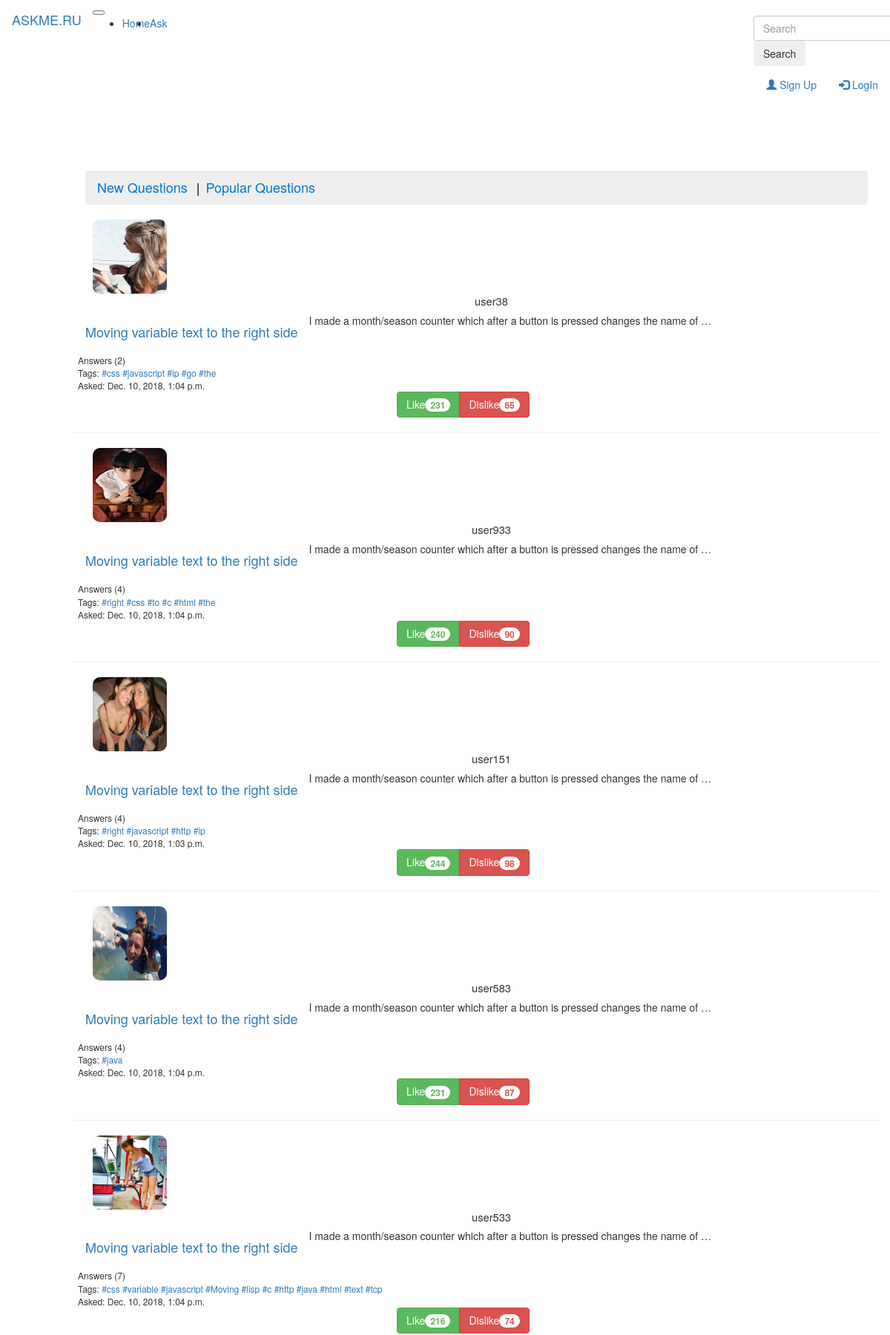
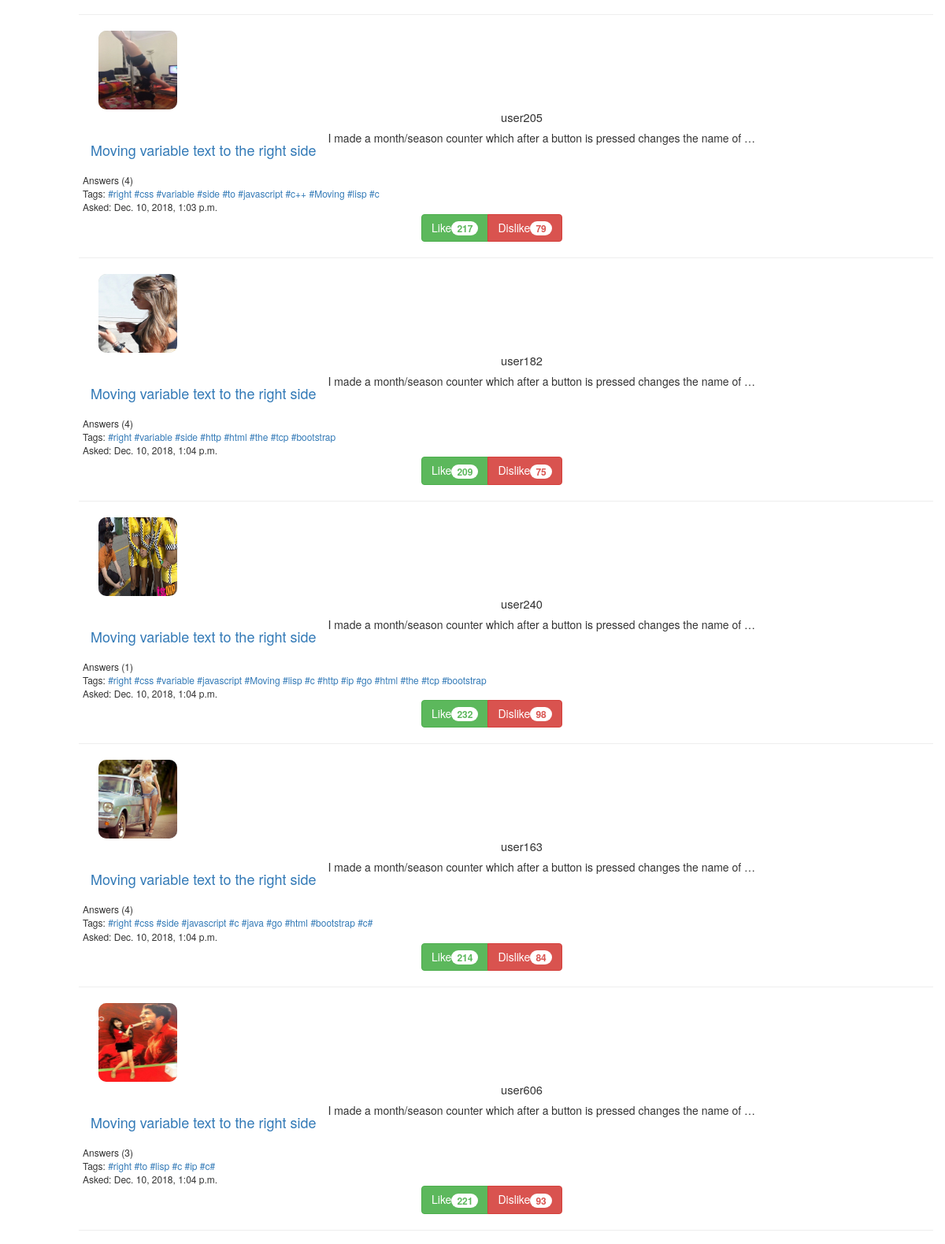
Screenshot of /by_rating/ (upper part) with the database file from the repository (2 pictures, top to bottom).
### blog/models.py (models this page shows, shortened)
class Question(models.Model):
    author = models.ForeignKey('MyUser', on_delete=models.CASCADE, verbose_name = 'author of question')
    title = models.CharField(max_length=200, verbose_name = 'title of question')
    text = models.TextField(verbose_name = 'text of question')
    tags = models.ManyToManyField('Tag', verbose_name = 'tags of question')
    count_of_answers = models.IntegerField(default=0, verbose_name = 'count of answers')
    objects = question_manager()
    rating = models.IntegerField(default=0,verbose_name='rating of question')
    dislikes = models.IntegerField(default=0,verbose_name='dislike')
    likes = models.IntegerField(default=0,verbose_name='like')
    created_date = models.DateTimeField(default=timezone.now)
    published_date = models.DateTimeField(blank=True, null=True, verbose_name='published date of question')

class MyUser(User):
    rating = models.IntegerField(default=0, verbose_name='rating')
    objects = myuser_manager()
    avatar = models.ImageField(upload_to='', blank = True, verbose_name='avatar')

class Tag(models.Model):
    tag_name = models.CharField(max_length=20, unique = True, verbose_name = 'name of tag')
    post_count = models.IntegerField(default=0, verbose_name = 'count of posts')
    objects = tag_manager()
    def __str__(self):
        return '#' + self.tag_name

### blog/views.py (the view)
# urls.py: path('by_rating/', views.order_questions_by_rating, name='order_questions_by_rating'),
def order_questions_by_rating(request):
    users, tags = get_users_tags(10, 10)
    questions = pagination(Question.objects.get_q_ordered_by('-rating'), request)
    return render(request, 'blog/home.html', {'questions': questions , 'users' : users, 'tags' : tags})

### blog/handler.py (called while the page is built)
def pagination(question_list, request):
    paginator = Paginator(question_list, 10)
    page = request.GET.get('page')
    return paginator.get_page(page)

def get_users_tags(users_count, tags_count):
    users = MyUser.objects.get_n_top_users(users_count)
    tags = Tag.objects.get_n_top_tags(tags_count)
    return users, tags

### blog/models.py (called while the page is built)
    def get_n_top_users(self,user_count):
        return self.order_by('-rating')[:user_count]

    def get_q_ordered_by(self, order_by=None):
        if order_by is None:
            raise TypeError('Bad \'order_by\' argument!!!')
        else:
            order_by = order_by or ('-published_time', '-rating', '-count_of_answer')
            return self.order_by(order_by)

    def get_n_top_tags(self,tag_count):
        return self.order_by('-post_count')[:tag_count]

### blog/templates/blog/home.html (shortened to what this page needs)
{% extends "blog/wrapper.html" %}
{% block headcontent %}
  {% load staticfiles %}
  <link rel="stylesheet" type="text/css" href="{% static 'blog/css/objects.css' %}">
  {% load bootstrap_pagination %}
{% endblock%}
{% block navbar %}
    <header>
      <nav class="navbar navbar-expand-md navbar-dark fixed-top bg-dark">
        <a class="navbar-brand" href="{% url 'home' %}">ASKME.RU</a>
        <button class="navbar-toggler" type="button" data-toggle="collapse" data-target="#navbarCollapse" aria-controls="navbarCollapse" aria-expanded="false" aria-label="Toggle navigation">
        </button>
        <div class="collapse navbar-collapse" id="navbarCollapse">
          <ul class="navbar-nav mr-auto">
            <li class="nav-item active">
              <a class="nav-link" href="{% url 'home' %}">Home<span class="sr-only">(current)</span></a>
            </li>
            <li class="nav-item active">
              <a class="nav-link" href="{% url 'ask' %}">Ask<span class="sr-only">(current)</span></a>
            </li>
          </ul>
          <div class="searching">
          <form class="form-inline mt-2 mt-0">
            <input class="form-control mr-sm-2" placeholder="Search" aria-label="Search" type="text">
            <button class="btn btn-outline-success my-2 my-sm-0" type="submit">Search</button>
          </form>
          </div>
           <ul class="nav navbar-nav navbar-right">
            <li><a class="nav-link" href="{% url 'SignUp'%}"><span class="glyphicon glyphicon-user"></span> Sign Up</a></li>
            <li><a class="nav-link" href="{% url 'LogIn' %}"><span class="glyphicon glyphicon-log-in"></span> LogIn</a></li>
          </ul>
        </div>
      </nav>
    </header>
{% endblock %}
{% block beforebody%}
  <ul class="breadcrumb">
    <li><a href="{% url 'order_questions_by_time' %}">New Questions</a></li>
    <li><a href="{% url 'order_questions_by_rating' %}">Popular Questions</a></li>
  </ul>
{% endblock %}
{% block bodycontent %}
  {% if questions %}
    {% for q in questions %}
      <div class="row" id="question_side">
        <div class="col-2">
          <div class="info">
            <img class="photo" src="{{q.author.avatar.url}}">
            <div class="user_name"> {{ q.author.username }} </div>
          </div>
        </div>
        <div class="col-10">
          <div class="title"><a class ="navbar-brand" href="{% url 'to_question' question_id=q.id %}">{{q.title}}</a></div>
          <div class="text"><p>{{ q.text|truncatewords:15 }}</p></div>
          <div class="tags">
            Answers ({{q.count_of_answers}})
            Tags:{% for q_tag in q.tags.all %}  <a href="{% url 'to_questions_by_tag' tag_id=q_tag.id %}">{{ q_tag }}</a>{% endfor %}
          </div>
          <div class="publishdate">  Asked: {{ q.published_date }}</div>
           <div class="btn-group" id='buttons'>
            <button type="button" class="btn btn-success">Like<span class="badge">{{q.likes}}</span></button>
            <button type="button" class="btn btn-danger">Dislike<span class="badge">{{q.dislikes}}</span></button>
          </div>
        </div>
      </div>
      <hr size=4px align="left">
    {% endfor %}
  {% endif %}
{% endblock%}

### blog/static/blog/css/objects.css (style rules this page uses)
.photo { width: 100px; height: 100px; background: #ccc; border-radius: 10px; margin-left: auto; margin-right: auto; }
.user_name { text-align: center; }
.publishdate { padding-left: 20px; font-size: 12px; }
.tags { padding-top: 25px; padding-left: 20px; font-size: 12px; }
#buttons { padding-left: 450px; }
.info { margin-left: 40px; font-size: 11pt; }
.title { margin-left: 15px; margin-top: 5px; }
.text { margin-left: 15px; }
.searching { padding-left: 1000px; }
ul.breadcrumb { padding: 10px 16px; list-style: none; background-color: #eee; }
ul.breadcrumb li { display: inline; font-size: 18px; }
ul.breadcrumb li+li:before { padding: 8px; color: black; content: "|"; }
ul.breadcrumb li a { color: #0275d8; text-decoration: none; }

### rows the page displays
Question: author.avatar (picture), author.username "user38", title "Moving variable text to the right side", text "I made a month/season counter which after a button is pressed changes the name of …", count_of_answers "2", published_date "Dec. 10, 2018, 1:04 p.m.", likes "231", dislikes "65"
Tag: tag_name "#css"
Tag: tag_name "#javascript"
Tag: tag_name "#ip"
Tag: tag_name "#go"
Tag: tag_name "#the"
Question: author.avatar (picture), author.username "user933", title "Moving variable text to the right side", text "I made a month/season counter which after a button is pressed changes the name of …", count_of_answers "4", published_date "Dec. 10, 2018, 1:04 p.m.", likes "240", dislikes "90"
Tag: tag_name "#right"
Tag: tag_name "#to"
Tag: tag_name "#c"
Tag: tag_name "#html"
Question: author.avatar (picture), author.username "user151", title "Moving variable text to the right side", text "I made a month/season counter which after a button is pressed changes the name of …", count_of_answers "4", published_date "Dec. 10, 2018, 1:03 p.m.", likes "244", dislikes "98"
Tag: tag_name "#http"
Question: author.avatar (picture), author.username "user583", title "Moving variable text to the right side", text "I made a month/season counter which after a button is pressed changes the name of …", count_of_answers "4", published_date "Dec. 10, 2018, 1:04 p.m.", likes "231", dislikes "87"
Tag: tag_name "#java"
Question: author.avatar (picture), author.username "user533", title "Moving variable text to the right side", text "I made a month/season counter which after a button is pressed changes the name of …", count_of_answers "7", published_date "Dec. 10, 2018, 1:04 p.m.", likes "216", dislikes "74"
Tag: tag_name "#variable"
Tag: tag_name "#Moving"
Tag: tag_name "#lisp"
Tag: tag_name "#text"
Tag: tag_name "#tcp"
Question: author.avatar (picture), author.username "user205", title "Moving variable text to the right side", text "I made a month/season counter which after a button is pressed changes the name of …", count_of_answers "4", published_date "Dec. 10, 2018, 1:03 p.m.", likes "217", dislikes "79"
Tag: tag_name "#side"
Tag: tag_name "#c++"
Question: author.avatar (picture), author.username "user182", title "Moving variable text to the right side", text "I made a month/season counter which after a button is pressed changes the name of …", count_of_answers "4", published_date "Dec. 10, 2018, 1:04 p.m.", likes "209", dislikes "75"
Tag: tag_name "#bootstrap"
Question: author.avatar (picture), author.username "user240", title "Moving variable text to the right side", text "I made a month/season counter which after a button is pressed changes the name of …", count_of_answers "1", published_date "Dec. 10, 2018, 1:04 p.m.", likes "232", dislikes "98"
Question: author.avatar (picture), author.username "user163", title "Moving variable text to the right side", text "I made a month/season counter which after a button is pressed changes the name of …", count_of_answers "4", published_date "Dec. 10, 2018, 1:04 p.m.", likes "214", dislikes "84"
Tag: tag_name "#c#"
Question: author.avatar (picture), author.username "user606", title "Moving variable text to the right side", text "I made a month/season counter which after a button is pressed changes the name of …", count_of_answers "3", published_date "Dec. 10, 2018, 1:04 p.m.", likes "221", dislikes "93"
